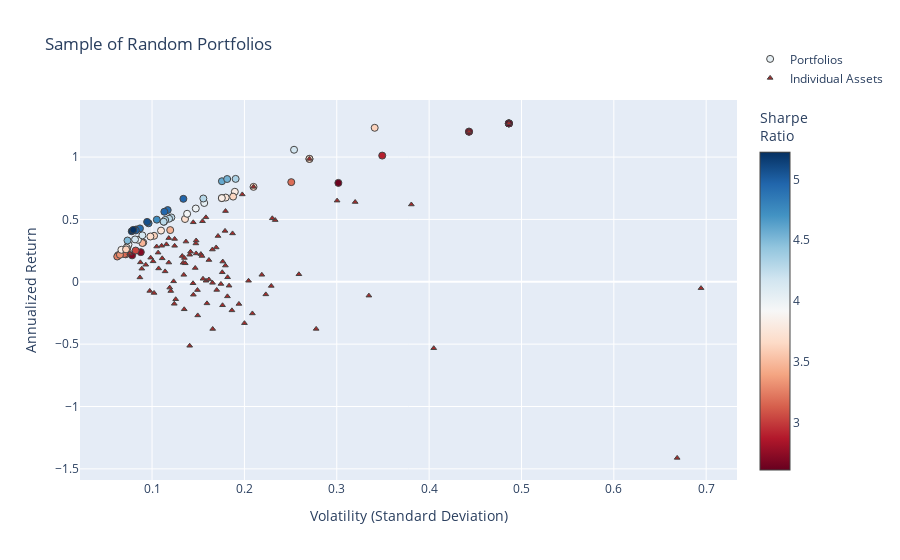

The notebook cell saved with this chart:
### Code cell
fig2 = go.Figure()

fig2.add_trace(go.Scatter(
    x=[np.sqrt(p["variance"]) for p in dominant_portfolios],  # Convert variance to volatility
    y=[p["return"] for p in dominant_portfolios],
    mode='markers',
    marker=dict(
        color=[p["return"] / (np.sqrt(p["variance"])) for p in dominant_portfolios],  # Sharpe Ratio
        showscale=True,
        size=7,
        line=dict(width=1),
        colorscale="RdBu",
        colorbar=dict(title="Sharpe<br>Ratio")
    ),
    hoverinfo='text',
    text=[
        f"Return: {p['return']:.3%}<br>Volatility: {np.sqrt(p['variance']):.3f}<br>" +
        f"Sharpe Ratio: {p['sharpe']:.3f}<br>" +
        "<br>".join([f"{p['tickers'][i]}: Weight={p['weights'][i]:.3f}" for i in range(len(p['tickers']))])
        for p in dominant_portfolios
    ],
    name="Portfolios"
))

fig2.add_trace(go.Scatter(
    x=volatility,
    y=annualized_returns,
    mode='markers',
    hoverinfo='text',
    hovertext=[
        f"{name} <br>Volatility: {vol:.3f} <br>Returns: {ret:.3%} <br>Sharpe Ratio: {sr:.3f}"
        for name, vol, ret, sr in zip(names, volatility, annualized_returns, sharpe_ratios)
    ],
    marker=dict(
        color='brown',
        size=5,
        symbol='triangle-up',  # Sets the marker shape to a triangle
        line=dict(width=1)
    ),
    name="Individual Assets"
))

fig2.update_layout(
    title='Sample of Random Portfolios',
    xaxis_title='Volatility (Standard Deviation)',
    yaxis_title='Annualized Return',
    legend=dict(y=5
    )
)


fig2.show()

### Figure 1 — Plotly figure (JSON) as saved in the notebook; plotly's stock layout.template omitted (floating-point values rounded to 4 significant figures)
{"data": [{"hoverinfo": "text", "marker": {"color": [4.035, 3.709, 3.607, 3.694, 3.481, 3.806, 2.7, 3.464, 3.469, 2.707, 3.741, 3.95, 4.265, 3.986, 3.043, 3.853, 3.971, 4.156, 4.27, 2.627, 2.715, 2.897, 5.063, 3.643, 4.261, 3.637, 4.019, 4.966, 4.924, 4.162, 2.611, 3.383, 4.338, 4.28, 3.078, 4.504, 3.643, 4.171, 2.611, 3.374, 4.876, 4.736, 3.823, 4.917, 3.626, 3.756, 4.293, 3.251, 2.715, 3.549, 3.186, 4.331, 3.772, 4.955, 3.546, 5.194, 4.988, 3.546, 3.17, 2.611, 3.319, 3.839, 5.071, 2.611, 5.223, 3.823, 4.59, 4.544, 3.619, 3.618], "colorbar": {"title": {"text": "Sharpe<br>Ratio"}}, "colorscale": [[0, "rgb(103,0,31)"], [0.1, "rgb(178,24,43)"], [0.2, "rgb(214,96,77)"], [0.3, "rgb(244,165,130)"], [0.4, "rgb(253,219,199)"], [0.5, "rgb(247,247,247)"], [0.6, "rgb(209,229,240)"], [0.7, "rgb(146,197,222)"], [0.8, "rgb(67,147,195)"], [0.9, "rgb(33,102,172)"], [1, "rgb(5,48,97)"]], "line": {"width": 1}, "showscale": true, "size": 7}, "mode": "markers", "name": "Portfolios", "text": ["Return: 63.152%<br>Volatility: 0.156<br>Sharpe Ratio: 4.035<br>BABA_Close: Weight=0.525<br>TMO_Close: Weight=0.475<br>GM_Close: Weight=0.000<br>K_Close: Weight=0.000", "Return: 50.326%<br>Volatility: 0.136<br>Sharpe Ratio: 3.709<br>ISRG_Close: Weight=0.600<br>SNAP_Close: Weight=0.000<br>DE_Close: Weight=0.400", "Return: 36.858%<br>Volatility: 0.102<br>Sharpe Ratio: 3.607<br>JNJ_Close: Weight=0.374<br>MCD_Close: Weight=0.626<br>HD_Close: Weight=0.000<br>UA_Close: Weight=0.000", "Return: 36.280%<br>Volatility: 0.098<br>Sharpe Ratio: 3.694<br>ISRG_Close: Weight=0.494<br>AEP_Close: Weight=0.506<br>GS_Close: Weight=0.000<br>DIS_Close: Weight=0.000", "Return: 31.475%<br>Volatility: 0.090<br>Sharpe Ratio: 3.481<br>QCOM_Close: Weight=0.000<br>EXC_Close: Weight=0.000<br>NEE_Close: Weight=0.693<br>ORCL_Close: Weight=0.307", "Return: 72.171%<br>Volatility: 0.190<br>Sharpe Ratio: 3.806<br>RDY_Close: Weight=0.000<br>SAP_Close: Weight=0.389<br>BABA_Close: Weight=0.611", "Return: 21.168%<br>Volatility: 0.078<br>Sharpe Ratio: 2.700<br>DUK_Close: Weight=0.417<br>AAPL_Close: Weight=0.160<br>WMT_Close: Weight=0.423<br>AMGN_Close: Weight=0.000", "Return: 41.446%<br>Volatility: 0.120<br>Sharpe Ratio: 3.464<br>MCD_Close: Weight=0.736<br>TMO_Close: Weight=0.264<br>BMY_Close: Weight=0.000", "Return: 31.063%<br>Volatility: 0.090<br>Sharpe Ratio: 3.469<br>EXC_Close: Weight=0.217<br>V_Close: Weight=0.439<br>CAT_Close: Weight=0.199<br>AMZN_Close: Weight=0.144", "Return: 23.768%<br>Volatility: 0.088<br>Sharpe Ratio: 2.707<br>PEP_Close: Weight=0.646<br>ORCL_Close: Weight=0.354<br>SNAP_Close: Weight=0.000", "Return: 41.047%<br>Volatility: 0.110<br>Sharpe Ratio: 3.741<br>WMT_Close: Weight=0.345<br>MCD_Close: Weight=0.611<br>ACN_Close: Weight=0.044", "Return: 54.509%<br>Volatility: 0.138<br>Sharpe Ratio: 3.950<br>PYPL_Close: Weight=0.570<br>TSLA_Close: Weight=0.127<br>SRE_Close: Weight=0.303<br>MO_Close: Weight=0.000", "Return: 51.563%<br>Volatility: 0.121<br>Sharpe Ratio: 4.265<br>ISRG_Close: Weight=0.432<br>MCD_Close: Weight=0.568<br>ZBH_Close: Weight=0.000", "Return: 58.733%<br>Volatility: 0.147<br>Sharpe Ratio: 3.986<br>ORCL_Close: Weight=0.362<br>BA_Close: Weight=0.638<br>GIS_Close: Weight=0.000<br>T_Close: Weight=0.000", "Return: 25.024%<br>Volatility: 0.082<br>Sharpe Ratio: 3.043<br>JNJ_Close: Weight=0.283<br>LMT_Close: Weight=0.384<br>ZBH_Close: Weight=0.000<br>MSFT_Close: Weight=0.333", "Return: 28.424%<br>Volatility: 0.074<br>Sharpe Ratio: 3.853<br>ETN_Close: Weight=0.188<br>REGN_Close: Weight=0.141<br>INTC_Close: Weight=0.000<br>KO_Close: Weight=0.671", "Return: 33.635%<br>Volatility: 0.085<br>Sharpe Ratio: 3.971<br>WMT_Close: Weight=0.268<br>MSFT_Close: Weight=0.311<br>UNH_Close: Weight=0.421<br>GE_Close: Weight=0.000", "Return: 37.190%<br>Volatility: 0.089<br>Sharpe Ratio: 4.156<br>META_Close: Weight=0.425<br>NEE_Close: Weight=0.497<br>PEP_Close: Weight=0.078", "Return: 50.566%<br>Volatility: 0.118<br>Sharpe Ratio: 4.270<br>ISRG_Close: Weight=0.423<br>MCD_Close: Weight=0.555<br>NKE_Close: Weight=0.022", "Return: 79.278%<br>Volatility: 0.302<br>Sharpe Ratio: 2.627<br>BTI_Close: Weight=0.000<br>PG_Close: Weight=0.386<br>VRTX_Close: Weight=0.614", "Return: 120.347%<br>Volatility: 0.443<br>Sharpe Ratio: 2.715<br>NVDA_Close: Weight=1.000<br>SNAP_Close: Weight=0.000<br>BAC_Close: Weight=0.000<br>EMR_Close: Weight=0.000", "Return: 101.157%<br>Volatility: 0.349<br>Sharpe Ratio: 2.897<br>TSLA_Close: Weight=0.329<br>NVDA_Close: Weight=0.671<br>RDY_Close: Weight=0.000<br>MO_Close: Weight=0.000", "Return: 41.925%<br>Volatility: 0.083<br>Sharpe Ratio: 5.063<br>MCD_Close: Weight=0.249<br>NEE_Close: Weight=0.424<br>ISRG_Close: Weight=0.263<br>CAT_Close: Weight=0.065", "Return: 98.505%<br>Volatility: 0.270<br>Sharpe Ratio: 3.643<br>EMR_Close: Weight=0.000<br>BABA_Close: Weight=1.000<br>GM_Close: Weight=0.000<br>F_Close: Weight=0.000", "Return: 48.076%<br>Volatility: 0.113<br>Sharpe Ratio: 4.261<br>MDT_Close: Weight=0.000<br>ADBE_Close: Weight=0.467<br>MCD_Close: Weight=0.533", "Return: 68.283%<br>Volatility: 0.188<br>Sharpe Ratio: 3.637<br>MMM_Close: Weight=0.129<br>BIIB_Close: Weight=0.000<br>PYPL_Close: Weight=0.871", "Return: 29.929%<br>Volatility: 0.074<br>Sharpe Ratio: 4.019<br>ABBV_Close: Weight=0.247<br>ORCL_Close: Weight=0.161<br>WMT_Close: Weight=0.282<br>LMT_Close: Weight=0.311", "Return: 66.505%<br>Volatility: 0.134<br>Sharpe Ratio: 4.966<br>BABA_Close: Weight=0.370<br>MCD_Close: Weight=0.630<br>PG_Close: Weight=0.000", "Return: 42.793%<br>Volatility: 0.087<br>Sharpe Ratio: 4.924<br>GOOG_Close: Weight=0.024<br>AEP_Close: Weight=0.457<br>WMT_Close: Weight=0.253<br>BABA_Close: Weight=0.267", "Return: 33.963%<br>Volatility: 0.082<br>Sharpe Ratio: 4.162<br>KO_Close: Weight=0.718<br>SNAP_Close: Weight=0.000<br>VRTX_Close: Weight=0.091<br>MSFT_Close: Weight=0.191", "Return: 126.996%<br>Volatility: 0.486<br>Sharpe Ratio: 2.611<br>F_Close: Weight=0.000<br>VRTX_Close: Weight=1.000<br>LLY_Close: Weight=0.000", "Return: 24.839%<br>Volatility: 0.073<br>Sharpe Ratio: 3.383<br>MS_Close: Weight=0.105<br>TMO_Close: Weight=0.247<br>K_Close: Weight=0.000<br>NEE_Close: Weight=0.648", "Return: 49.557%<br>Volatility: 0.114<br>Sharpe Ratio: 4.338<br>META_Close: Weight=0.474<br>MCD_Close: Weight=0.526<br>AMGN_Close: Weight=0.000", "Return: 48.169%<br>Volatility: 0.113<br>Sharpe Ratio: 4.280<br>RMD_Close: Weight=0.000<br>ADBE_Close: Weight=0.464<br>MCD_Close: Weight=0.482<br>CAT_Close: Weight=0.054", "Return: 21.990%<br>Volatility: 0.071<br>Sharpe Ratio: 3.078<br>KR_Close: Weight=0.000<br>KO_Close: Weight=0.902<br>EXC_Close: Weight=0.000<br>RMD_Close: Weight=0.098", "Return: 33.069%<br>Volatility: 0.073<br>Sharpe Ratio: 4.504<br>KR_Close: Weight=0.000<br>ISRG_Close: Weight=0.307<br>KO_Close: Weight=0.693", "Return: 98.505%<br>Volatility: 0.270<br>Sharpe Ratio: 3.643<br>QCOM_Close: Weight=0.000<br>BABA_Close: Weight=1.000<br>CVX_Close: Weight=0.000", "Return: 105.852%<br>Volatility: 0.254<br>Sharpe Ratio: 4.171<br>AMD_Close: Weight=0.000<br>K_Close: Weight=0.000<br>BABA_Close: Weight=0.742<br>VRTX_Close: Weight=0.258", "Return: 126.996%<br>Volatility: 0.486<br>Sharpe Ratio: 2.611<br>VRTX_Close: Weight=1.000<br>BMY_Close: Weight=0.000<br>CSCO_Close: Weight=0.000", "Return: 21.367%<br>Volatility: 0.063<br>Sharpe Ratio: 3.374<br>RMD_Close: Weight=0.053<br>KO_Close: Weight=0.709<br>JNJ_Close: Weight=0.238<br>GS_Close: Weight=0.000", "Return: 46.924%<br>Volatility: 0.096<br>Sharpe Ratio: 4.876<br>UNH_Close: Weight=0.439<br>MSFT_Close: Weight=0.146<br>BA_Close: Weight=0.307<br>CAT_Close: Weight=0.109", "Return: 49.802%<br>Volatility: 0.105<br>Sharpe Ratio: 4.736<br>MCD_Close: Weight=0.438<br>PYPL_Close: Weight=0.336<br>EXC_Close: Weight=0.226<br>HD_Close: Weight=0.000", "Return: 67.113%<br>Volatility: 0.176<br>Sharpe Ratio: 3.823<br>BABA_Close: Weight=0.605<br>BMY_Close: Weight=0.000<br>PM_Close: Weight=0.395", "Return: 57.494%<br>Volatility: 0.117<br>Sharpe Ratio: 4.917<br>VZ_Close: Weight=0.000<br>BA_Close: Weight=0.439<br>PG_Close: Weight=0.000<br>MCD_Close: Weight=0.561", "Return: 76.095%<br>Volatility: 0.210<br>Sharpe Ratio: 3.626<br>PYPL_Close: Weight=1.000<br>BIIB_Close: Weight=0.000<br>AMD_Close: Weight=0.000", "Return: 67.516%<br>Volatility: 0.180<br>Sharpe Ratio: 3.756<br>MMM_Close: Weight=0.373<br>JPM_Close: Weight=0.000<br>BABA_Close: Weight=0.627", "Return: 66.772%<br>Volatility: 0.156<br>Sharpe Ratio: 4.293<br>MDT_Close: Weight=0.000<br>ISRG_Close: Weight=0.480<br>PYPL_Close: Weight=0.520", "Return: 20.247%<br>Volatility: 0.062<br>Sharpe Ratio: 3.251<br>KO_Close: Weight=0.736<br>SYY_Close: Weight=0.000<br>RTX_Close: Weight=0.264<br>XOM_Close: Weight=0.000", "Return: 120.347%<br>Volatility: 0.443<br>Sharpe Ratio: 2.715<br>ZBH_Close: Weight=0.000<br>CVX_Close: Weight=0.000<br>NVDA_Close: Weight=1.000<br>GIS_Close: Weight=0.000", "Return: 25.138%<br>Volatility: 0.071<br>Sharpe Ratio: 3.549<br>NKE_Close: Weight=0.011<br>CVX_Close: Weight=0.000<br>KO_Close: Weight=0.708<br>MSFT_Close: Weight=0.281", "Return: 79.883%<br>Volatility: 0.251<br>Sharpe Ratio: 3.186<br>NVDA_Close: Weight=0.429<br>CVX_Close: Weight=0.000<br>CAT_Close: Weight=0.571", "Return: 82.499%<br>Volatility: 0.191<br>Sharpe Ratio: 4.331<br>PG_Close: Weight=0.000<br>DIS_Close: Weight=0.000<br>BA_Close: Weight=0.752<br>NVDA_Close: Weight=0.248", "Return: 27.323%<br>Volatility: 0.072<br>Sharpe Ratio: 3.772<br>WMT_Close: Weight=0.309<br>GS_Close: Weight=0.000<br>V_Close: Weight=0.408<br>JNJ_Close: Weight=0.284", "Return: 56.148%<br>Volatility: 0.113<br>Sharpe Ratio: 4.955<br>BA_Close: Weight=0.405<br>DE_Close: Weight=0.084<br>MCD_Close: Weight=0.512", "Return: 25.361%<br>Volatility: 0.072<br>Sharpe Ratio: 3.546<br>KO_Close: Weight=0.715<br>MSFT_Close: Weight=0.285<br>CPB_Close: Weight=0.000", "Return: 40.515%<br>Volatility: 0.078<br>Sharpe Ratio: 5.194<br>ISRG_Close: Weight=0.223<br>KO_Close: Weight=0.584<br>KR_Close: Weight=0.000<br>PYPL_Close: Weight=0.193", "Return: 41.131%<br>Volatility: 0.082<br>Sharpe Ratio: 4.988<br>BABA_Close: Weight=0.239<br>AMZN_Close: Weight=0.029<br>KO_Close: Weight=0.733", "Return: 25.364%<br>Volatility: 0.072<br>Sharpe Ratio: 3.546<br>WFC_Close: Weight=0.000<br>MSFT_Close: Weight=0.286<br>K_Close: Weight=0.000<br>KO_Close: Weight=0.714", "Return: 22.263%<br>Volatility: 0.070<br>Sharpe Ratio: 3.170<br>KO_Close: Weight=0.820<br>ABT_Close: Weight=0.180<br>ACN_Close: Weight=0.000", "Return: 126.996%<br>Volatility: 0.486<br>Sharpe Ratio: 2.611<br>T_Close: Weight=0.000<br>VRTX_Close: Weight=1.000<br>SO_Close: Weight=0.000", "Return: 21.647%<br>Volatility: 0.065<br>Sharpe Ratio: 3.319<br>HON_Close: Weight=0.293<br>KO_Close: Weight=0.707<br>GIS_Close: Weight=0.000", "Return: 25.641%<br>Volatility: 0.067<br>Sharpe Ratio: 3.839<br>GOOGL_Close: Weight=0.142<br>WMT_Close: Weight=0.245<br>KO_Close: Weight=0.613<br>AMD_Close: Weight=0.000", "Return: 48.009%<br>Volatility: 0.095<br>Sharpe Ratio: 5.071<br>PYPL_Close: Weight=0.258<br>ISRG_Close: Weight=0.262<br>MO_Close: Weight=0.000<br>NEE_Close: Weight=0.481", "Return: 126.996%<br>Volatility: 0.486<br>Sharpe Ratio: 2.611<br>VRTX_Close: Weight=1.000<br>DHR_Close: Weight=0.000<br>MS_Close: Weight=0.000", "Return: 41.594%<br>Volatility: 0.080<br>Sharpe Ratio: 5.223<br>RMD_Close: Weight=0.000<br>KO_Close: Weight=0.525<br>BA_Close: Weight=0.210<br>ISRG_Close: Weight=0.265", "Return: 67.104%<br>Volatility: 0.176<br>Sharpe Ratio: 3.823<br>BABA_Close: Weight=0.605<br>GIS_Close: Weight=0.000<br>PM_Close: Weight=0.395", "Return: 80.621%<br>Volatility: 0.176<br>Sharpe Ratio: 4.590<br>TSLA_Close: Weight=0.068<br>BABA_Close: Weight=0.391<br>BA_Close: Weight=0.541<br>CSCO_Close: Weight=0.000", "Return: 82.386%<br>Volatility: 0.181<br>Sharpe Ratio: 4.544<br>BA_Close: Weight=0.566<br>BABA_Close: Weight=0.434<br>VZ_Close: Weight=0.000<br>GE_Close: Weight=0.000", "Return: 123.440%<br>Volatility: 0.341<br>Sharpe Ratio: 3.619<br>MO_Close: Weight=0.000<br>AMGN_Close: Weight=0.000<br>VRTX_Close: Weight=0.465<br>NVDA_Close: Weight=0.535", "Return: 25.988%<br>Volatility: 0.072<br>Sharpe Ratio: 3.618<br>KO_Close: Weight=0.791<br>TSLA_Close: Weight=0.085<br>CRM_Close: Weight=0.124"], "type": "scatter", "x": [0.1565, 0.1357, 0.1022, 0.09822, 0.09043, 0.1896, 0.07839, 0.1197, 0.08954, 0.08779, 0.1097, 0.138, 0.1209, 0.1474, 0.08223, 0.07377, 0.08469, 0.08949, 0.1184, 0.3017, 0.4432, 0.3492, 0.0828, 0.2704, 0.1128, 0.1878, 0.07446, 0.1339, 0.0869, 0.0816, 0.4864, 0.07341, 0.1142, 0.1126, 0.07144, 0.07342, 0.2704, 0.2538, 0.4864, 0.06333, 0.09623, 0.1052, 0.1756, 0.1169, 0.2099, 0.1798, 0.1555, 0.06229, 0.4432, 0.07084, 0.2507, 0.1905, 0.07244, 0.1133, 0.07152, 0.078, 0.08246, 0.07153, 0.07023, 0.4864, 0.06522, 0.06679, 0.09468, 0.4864, 0.07963, 0.1755, 0.1757, 0.1813, 0.3411, 0.07184], "y": [0.6315, 0.5033, 0.3686, 0.3628, 0.3147, 0.7217, 0.2117, 0.4145, 0.3106, 0.2377, 0.4105, 0.5451, 0.5156, 0.5873, 0.2502, 0.2842, 0.3364, 0.3719, 0.5057, 0.7928, 1.203, 1.012, 0.4192, 0.9851, 0.4808, 0.6828, 0.2993, 0.6651, 0.4279, 0.3396, 1.27, 0.2484, 0.4956, 0.4817, 0.2199, 0.3307, 0.9851, 1.059, 1.27, 0.2137, 0.4692, 0.498, 0.6711, 0.5749, 0.761, 0.6752, 0.6677, 0.2025, 1.203, 0.2514, 0.7988, 0.825, 0.2732, 0.5615, 0.2536, 0.4051, 0.4113, 0.2536, 0.2226, 1.27, 0.2165, 0.2564, 0.4801, 1.27, 0.4159, 0.671, 0.8062, 0.8239, 1.234, 0.2599]}, {"hoverinfo": "text", "hovertext": ["XOM_Close <br>Volatility: 0.120 <br>Returns: -7.396% <br>Sharpe Ratio: -0.615", "ETN_Close <br>Volatility: 0.141 <br>Returns: 21.693% <br>Sharpe Ratio: 1.541", "TXN_Close <br>Volatility: 0.179 <br>Returns: 13.001% <br>Sharpe Ratio: 0.725", "DUK_Close <br>Volatility: 0.089 <br>Returns: 10.492% <br>Sharpe Ratio: 1.180", "LLY_Close <br>Volatility: 0.158 <br>Returns: 0.828% <br>Sharpe Ratio: 0.052", "BA_Close <br>Volatility: 0.198 <br>Returns: 70.035% <br>Sharpe Ratio: 3.543", "AMGN_Close <br>Volatility: 0.183 <br>Returns: -3.148% <br>Sharpe Ratio: -0.172", "TMO_Close <br>Volatility: 0.142 <br>Returns: 24.099% <br>Sharpe Ratio: 1.701", "UNH_Close <br>Volatility: 0.118 <br>Returns: 35.013% <br>Sharpe Ratio: 2.965", "ACN_Close <br>Volatility: 0.147 <br>Returns: 11.058% <br>Sharpe Ratio: 0.754", "ISRG_Close <br>Volatility: 0.180 <br>Returns: 56.678% <br>Sharpe Ratio: 3.157", "BIIB_Close <br>Volatility: 0.229 <br>Returns: -3.324% <br>Sharpe Ratio: -0.145", "AEP_Close <br>Volatility: 0.101 <br>Returns: 16.390% <br>Sharpe Ratio: 1.620", "EMR_Close <br>Volatility: 0.165 <br>Returns: -0.844% <br>Sharpe Ratio: -0.051", "CVX_Close <br>Volatility: 0.149 <br>Returns: -6.629% <br>Sharpe Ratio: -0.444", "F_Close <br>Volatility: 0.186 <br>Returns: -22.923% <br>Sharpe Ratio: -1.229", "GE_Close <br>Volatility: 0.166 <br>Returns: -37.831% <br>Sharpe Ratio: -2.284", "AMZN_Close <br>Volatility: 0.171 <br>Returns: 36.711% <br>Sharpe Ratio: 2.142", "AAPL_Close <br>Volatility: 0.162 <br>Returns: 17.462% <br>Sharpe Ratio: 1.081", "V_Close <br>Volatility: 0.110 <br>Returns: 28.881% <br>Sharpe Ratio: 2.616", "ABBV_Close <br>Volatility: 0.124 <br>Returns: 28.825% <br>Sharpe Ratio: 2.316", "MA_Close <br>Volatility: 0.124 <br>Returns: 34.348% <br>Sharpe Ratio: 2.760", "GM_Close <br>Volatility: 0.170 <br>Returns: -6.545% <br>Sharpe Ratio: -0.385", "MO_Close <br>Volatility: 0.200 <br>Returns: -33.192% <br>Sharpe Ratio: -1.659", "UA_Close <br>Volatility: 0.335 <br>Returns: -11.114% <br>Sharpe Ratio: -0.332", "JNJ_Close <br>Volatility: 0.111 <br>Returns: 18.793% <br>Sharpe Ratio: 1.693", "CPB_Close <br>Volatility: 0.149 <br>Returns: -26.972% <br>Sharpe Ratio: -1.805", "DHR_Close <br>Volatility: 0.126 <br>Returns: -13.997% <br>Sharpe Ratio: -1.114", "HON_Close <br>Volatility: 0.099 <br>Returns: 19.309% <br>Sharpe Ratio: 1.960", "NEE_Close <br>Volatility: 0.105 <br>Returns: 28.234% <br>Sharpe Ratio: 2.689", "GILD_Close <br>Volatility: 0.153 <br>Returns: 22.185% <br>Sharpe Ratio: 1.451", "DIS_Close <br>Volatility: 0.123 <br>Returns: 0.345% <br>Sharpe Ratio: 0.028", "AMD_Close <br>Volatility: 0.694 <br>Returns: -5.109% <br>Sharpe Ratio: -0.074", "KO_Close <br>Volatility: 0.076 <br>Returns: 22.618% <br>Sharpe Ratio: 2.987", "K_Close <br>Volatility: 0.135 <br>Returns: -22.065% <br>Sharpe Ratio: -1.636", "MDT_Close <br>Volatility: 0.114 <br>Returns: 8.328% <br>Sharpe Ratio: 0.730", "ZBH_Close <br>Volatility: 0.176 <br>Returns: 7.620% <br>Sharpe Ratio: 0.433", "HD_Close <br>Volatility: 0.134 <br>Returns: 5.554% <br>Sharpe Ratio: 0.413", "SNAP_Close <br>Volatility: 0.669 <br>Returns: -141.181% <br>Sharpe Ratio: -2.112", "NKE_Close <br>Volatility: 0.259 <br>Returns: 6.009% <br>Sharpe Ratio: 0.232", "SAP_Close <br>Volatility: 0.147 <br>Returns: 30.725% <br>Sharpe Ratio: 2.084", "BSX_Close <br>Volatility: 0.134 <br>Returns: 15.214% <br>Sharpe Ratio: 1.138", "ABT_Close <br>Volatility: 0.133 <br>Returns: 20.651% <br>Sharpe Ratio: 1.556", "DE_Close <br>Volatility: 0.179 <br>Returns: 40.807% <br>Sharpe Ratio: 2.279", "T_Close <br>Volatility: 0.145 <br>Returns: -10.384% <br>Sharpe Ratio: -0.718", "NVDA_Close <br>Volatility: 0.443 <br>Returns: 120.347% <br>Sharpe Ratio: 2.715", "WFC_Close <br>Volatility: 0.176 <br>Returns: -18.838% <br>Sharpe Ratio: -1.068", "MS_Close <br>Volatility: 0.219 <br>Returns: 5.606% <br>Sharpe Ratio: 0.256", "ORCL_Close <br>Volatility: 0.187 <br>Returns: 38.781% <br>Sharpe Ratio: 2.072", "SYK_Close <br>Volatility: 0.116 <br>Returns: 29.992% <br>Sharpe Ratio: 2.595", "CAT_Close <br>Volatility: 0.233 <br>Returns: 49.457% <br>Sharpe Ratio: 2.120", "GIS_Close <br>Volatility: 0.124 <br>Returns: -17.660% <br>Sharpe Ratio: -1.423", "BABA_Close <br>Volatility: 0.270 <br>Returns: 98.505% <br>Sharpe Ratio: 3.643", "PFE_Close <br>Volatility: 0.098 <br>Returns: -7.335% <br>Sharpe Ratio: -0.752", "META_Close <br>Volatility: 0.158 <br>Returns: 51.648% <br>Sharpe Ratio: 3.262", "GOOG_Close <br>Volatility: 0.169 <br>Returns: 27.511% <br>Sharpe Ratio: 1.624", "COST_Close <br>Volatility: 0.194 <br>Returns: -17.769% <br>Sharpe Ratio: -0.916", "CSCO_Close <br>Volatility: 0.159 <br>Returns: -17.299% <br>Sharpe Ratio: -1.085", "CMCSA_Close <br>Volatility: 0.154 <br>Returns: 20.680% <br>Sharpe Ratio: 1.342", "TSLA_Close <br>Volatility: 0.381 <br>Returns: 61.965% <br>Sharpe Ratio: 1.627", "SYY_Close <br>Volatility: 0.155 <br>Returns: 2.406% <br>Sharpe Ratio: 0.155", "BAC_Close <br>Volatility: 0.223 <br>Returns: -10.108% <br>Sharpe Ratio: -0.453", "KR_Close <br>Volatility: 0.405 <br>Returns: -53.258% <br>Sharpe Ratio: -1.315", "GOOGL_Close <br>Volatility: 0.165 <br>Returns: 25.843% <br>Sharpe Ratio: 1.563", "VZ_Close <br>Volatility: 0.175 <br>Returns: -1.752% <br>Sharpe Ratio: -0.100", "WMT_Close <br>Volatility: 0.148 <br>Returns: 33.100% <br>Sharpe Ratio: 2.240", "RDY_Close <br>Volatility: 0.278 <br>Returns: -37.763% <br>Sharpe Ratio: -1.360", "MRK_Close <br>Volatility: 0.119 <br>Returns: -4.687% <br>Sharpe Ratio: -0.393", "GS_Close <br>Volatility: 0.209 <br>Returns: -25.385% <br>Sharpe Ratio: -1.217", "INTC_Close <br>Volatility: 0.144 <br>Returns: -1.191% <br>Sharpe Ratio: -0.083", "PG_Close <br>Volatility: 0.087 <br>Returns: 3.502% <br>Sharpe Ratio: 0.403", "NFLX_Close <br>Volatility: 0.320 <br>Returns: 63.935% <br>Sharpe Ratio: 1.998", "REGN_Close <br>Volatility: 0.300 <br>Returns: 65.057% <br>Sharpe Ratio: 2.166", "CRM_Close <br>Volatility: 0.148 <br>Returns: 22.729% <br>Sharpe Ratio: 1.539", "IBM_Close <br>Volatility: 0.141 <br>Returns: -51.301% <br>Sharpe Ratio: -3.645", "QCOM_Close <br>Volatility: 0.182 <br>Returns: -11.695% <br>Sharpe Ratio: -0.644", "MSFT_Close <br>Volatility: 0.137 <br>Returns: 32.231% <br>Sharpe Ratio: 2.358", "JPM_Close <br>Volatility: 0.162 <br>Returns: 1.822% <br>Sharpe Ratio: 0.113", "ADBE_Close <br>Volatility: 0.155 <br>Returns: 48.534% <br>Sharpe Ratio: 3.139", "PYPL_Close <br>Volatility: 0.210 <br>Returns: 76.095% <br>Sharpe Ratio: 3.626", "EW_Close <br>Volatility: 0.230 <br>Returns: 50.893% <br>Sharpe Ratio: 2.211", "PEP_Close <br>Volatility: 0.087 <br>Returns: 15.556% <br>Sharpe Ratio: 1.780", "RMD_Close <br>Volatility: 0.177 <br>Returns: 16.205% <br>Sharpe Ratio: 0.918", "MMM_Close <br>Volatility: 0.118 <br>Returns: 15.425% <br>Sharpe Ratio: 1.305", "PM_Close <br>Volatility: 0.135 <br>Returns: 19.082% <br>Sharpe Ratio: 1.414", "BTI_Close <br>Volatility: 0.204 <br>Returns: 0.821% <br>Sharpe Ratio: 0.040", "RTX_Close <br>Volatility: 0.093 <br>Returns: 13.645% <br>Sharpe Ratio: 1.464", "EXC_Close <br>Volatility: 0.136 <br>Returns: 14.814% <br>Sharpe Ratio: 1.090", "LMT_Close <br>Volatility: 0.107 <br>Returns: 23.365% <br>Sharpe Ratio: 2.193", "SO_Close <br>Volatility: 0.102 <br>Returns: -8.956% <br>Sharpe Ratio: -0.877", "VRTX_Close <br>Volatility: 0.486 <br>Returns: 126.996% <br>Sharpe Ratio: 2.611", "SRE_Close <br>Volatility: 0.107 <br>Returns: 10.690% <br>Sharpe Ratio: 0.998", "BMY_Close <br>Volatility: 0.182 <br>Returns: 3.607% <br>Sharpe Ratio: 0.198", "MCD_Close <br>Volatility: 0.145 <br>Returns: 47.674% <br>Sharpe Ratio: 3.297"], "marker": {"color": "brown", "line": {"width": 1}, "size": 5, "symbol": "triangle-up"}, "mode": "markers", "name": "Individual Assets", "type": "scatter", "x": [0.1203, 0.1407, 0.1794, 0.08891, 0.1584, 0.1977, 0.1834, 0.1417, 0.1181, 0.1467, 0.1795, 0.2291, 0.1011, 0.1655, 0.1492, 0.1865, 0.1657, 0.1714, 0.1616, 0.1104, 0.1244, 0.1244, 0.17, 0.2, 0.3348, 0.111, 0.1495, 0.1256, 0.09851, 0.105, 0.1529, 0.1233, 0.6944, 0.07573, 0.1348, 0.1141, 0.176, 0.1344, 0.6686, 0.259, 0.1474, 0.1336, 0.1327, 0.179, 0.1447, 0.4432, 0.1763, 0.2189, 0.1872, 0.1156, 0.2333, 0.1241, 0.2704, 0.09751, 0.1583, 0.1694, 0.1941, 0.1594, 0.1541, 0.3808, 0.1552, 0.2232, 0.405, 0.1653, 0.1746, 0.1478, 0.2777, 0.1191, 0.2086, 0.1444, 0.08685, 0.3199, 0.3004, 0.1477, 0.1407, 0.1816, 0.1367, 0.1615, 0.1546, 0.2099, 0.2302, 0.08737, 0.1766, 0.1182, 0.135, 0.2045, 0.09322, 0.1359, 0.1066, 0.1022, 0.4864, 0.1071, 0.1818, 0.1446], "y": [-0.07396, 0.2169, 0.13, 0.1049, 0.008279, 0.7003, -0.03148, 0.241, 0.3501, 0.1106, 0.5668, -0.03324, 0.1639, -0.008444, -0.06629, -0.2292, -0.3783, 0.3671, 0.1746, 0.2888, 0.2883, 0.3435, -0.06545, -0.3319, -0.1111, 0.1879, -0.2697, -0.14, 0.1931, 0.2823, 0.2219, 0.003455, -0.05109, 0.2262, -0.2206, 0.08328, 0.0762, 0.05554, -1.412, 0.06009, 0.3073, 0.1521, 0.2065, 0.4081, -0.1038, 1.203, -0.1884, 0.05606, 0.3878, 0.2999, 0.4946, -0.1766, 0.9851, -0.07335, 0.5165, 0.2751, -0.1777, -0.173, 0.2068, 0.6196, 0.02406, -0.1011, -0.5326, 0.2584, -0.01752, 0.331, -0.3776, -0.04687, -0.2539, -0.01191, 0.03502, 0.6393, 0.6506, 0.2273, -0.513, -0.117, 0.3223, 0.01822, 0.4853, 0.761, 0.5089, 0.1556, 0.162, 0.1543, 0.1908, 0.008211, 0.1365, 0.1481, 0.2336, -0.08956, 1.27, 0.1069, 0.03607, 0.4767]}], "layout": {"legend": {"y": 5}, "title": {"text": "Sample of Random Portfolios"}, "xaxis": {"title": {"text": "Volatility (Standard Deviation)"}}, "yaxis": {"title": {"text": "Annualized Return"}}}}
